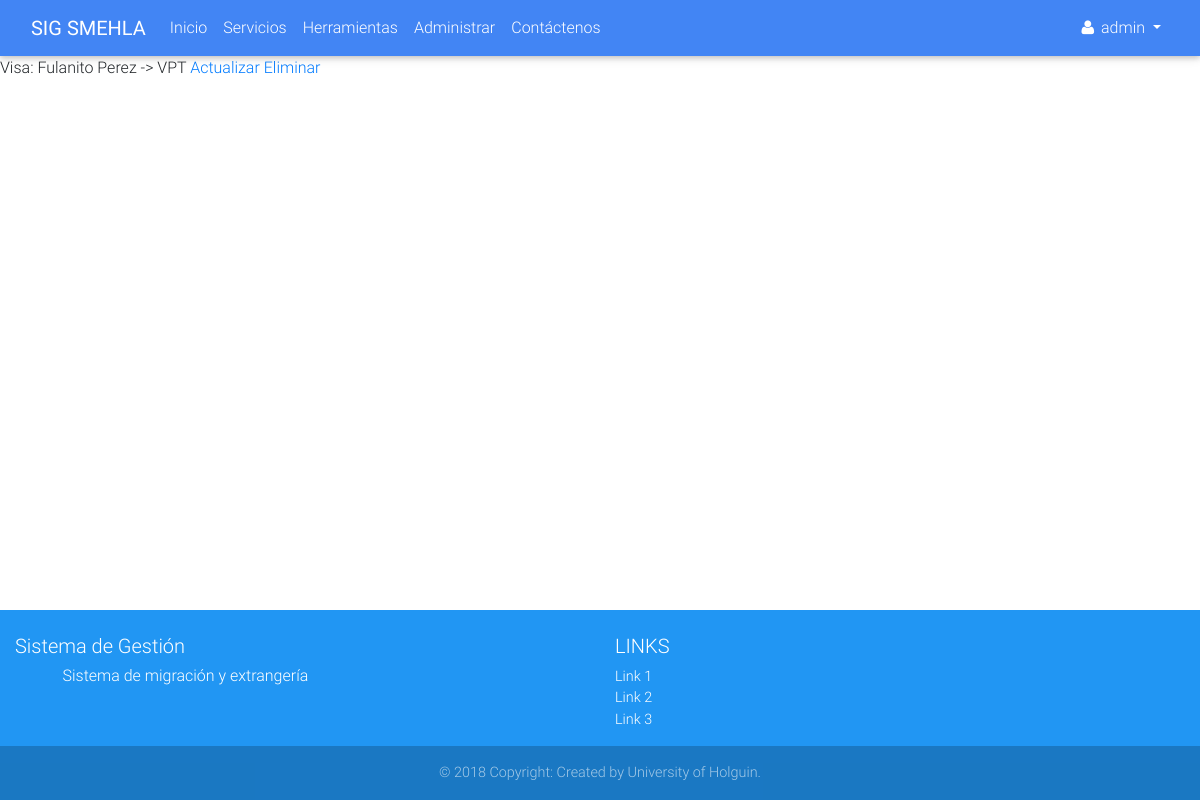
/visa/3/detail/ (signed in), run on the app's committed database.
### accounts/models.py (models this page shows)
class Profile(AbstractUser):
    born_date = models.DateField('Fecha de nacimiento', blank=True, null=True)
    REQUIRED_FIELDS = ['email', 'born_date']
    class Meta:
        verbose_name = 'Perfil'
        verbose_name_plural = 'Perfiles'
    def __str__(self):
        if self.first_name and self.last_name:
            return self.get_full_name()
        else:
            return self.username

### services/models.py (models this page shows, shortened)
class Service(models.Model):
    SERVICE_STATUS = (
        ('1', 'Solicitud'),
        ('2', 'Facturacion'),
        ('3', 'Revision'),
        ('4', 'Autenticar'),
        ('5', 'Entrega'),
    )
    SERVICE_TYPE = {
        'visa': 'Visa',
    }
    client = models.ForeignKey(Client, on_delete=models.CASCADE)
    status = models.CharField('Estado', max_length=1, choices=SERVICE_STATUS)
    service_type = None

class Visa(Service):
    REQUEST_SPECIFICATION = (
        ('VT', 'VT'),
        ('VPT', 'VPT'),
        ('VP', 'VP'),
        ('VE', 'VE'),
        ('VTM', 'VTM'),
        ('VOR', 'VOR'),
        ('VTU', 'VTU'),
        ('VCD', 'Visado de corta duracion'),
    )
    REQUEST_TYPE = (
        ('C', 'Caducidad'),
        ('E', 'Extravio'),
    )
    service_type = Service.SERVICE_TYPE['visa']
    specification = models.CharField('especificacion', max_length=3, choices=REQUEST_SPECIFICATION)
    extension_request_date = models.DateField('Pedido de prorroga')
    request_type = models.CharField('Tipo de solicitud', max_length=1, choices=REQUEST_TYPE)
    passport_no = models.CharField('No. de Pasaporte', max_length=100)
    passport_issuance_date = models.DateField('Fecha de emision de pasaporte')
    passport_expiration_date = models.DateField('Fecha de vencimiento de pasaporte')
    visa_no = models.CharField('No. de Visa', max_length=100)
    visa_issuance_date = models.DateField('Fecha de emision de Visa')
    visa_expiration_date = models.DateField('Fecha de vencimiento de Visa')
    def __str__(self):
        return '{}: {} -> {}'.format(self.service_type, self.client, self.specification)

class Service(models.Model):
    SERVICE_STATUS = (
        ('1', 'Solicitud'),
        ('2', 'Facturacion'),
        ('3', 'Revision'),
        ('4', 'Autenticar'),
        ('5', 'Entrega'),
    )
    SERVICE_TYPE = {
        'visa': 'Visa',
    }
    client = models.ForeignKey(Client, on_delete=models.CASCADE)
    status = models.CharField('Estado', max_length=1, choices=SERVICE_STATUS)
    service_type = None

class Client(models.Model):
    CIVIL_STATUS = (
        ('s', 'Soltero'),
        ('e', 'Comprometido'),
        ('m', 'Casado'),
        ('w', 'Viudo'),
    )
    def upload_file(self, filename):
        ext = filename.split('.')[-1]
        return 'clients/{}.{}'.format(self.ci, ext)
    ci = models.CharField(max_length=13, unique=True)
    first_name = models.CharField(max_length=30)
    last_name = models.CharField(max_length=150)
    born_date = models.DateField()
    civil_status = models.CharField(choices=CIVIL_STATUS, max_length=1)
    naturalness = models.CharField('Naturalidad', max_length=30)
    nationality = models.CharField('Nacionalidad', max_length=30)
    father = models.CharField(max_length=200)
    mother = models.CharField(max_length=200)
    address = models.TextField()
    email = models.EmailField()
    phone = models.PositiveIntegerField('Numero de telefono')
    data_attachment = models.FileField('Ficheros adjuntos', upload_to=upload_file, null=True, blank=True)
    def get_full_name(self):
        full_name = '%s %s' % (self.first_name, self.last_name)
        return full_name.strip()
    def __str__(self):
        return self.get_full_name()

### services/views.py (the view)
# urls.py: path('visa/<int:pk>/detail/', views.VisaDetailView.as_view(), name='visa_detail'),
class VisaDetailView(mixins.LoginRequiredMixin, generic.DetailView):
    model = models.Visa

### services/templates/services/visa_detail.html (shortened to what this page needs)
{% extends 'navbar.html' %}
{% block main %}
    {{ visa }}
    <a href="{% url 'services:visa_update' visa.pk %}">Actualizar</a>
    <a href="{% url 'services:visa_delete' visa.pk %}">Eliminar</a>
{% endblock %}

### accounts/templates/navbar.html (shortened to what this page needs)
{% extends 'base.html' %}
{% load static %}
{% block styles %}
    <link rel="stylesheet" href="{% static 'accounts/css/navbar.css' %}">
{% endblock %}
{% block content %}
    <header>
        <nav class="navbar navbar-expand-lg navbar-dark primary-color">
            <div class="container-fluid">
                <a href="{% url 'services:index' %}" class="navbar-brand">
                    <strong>SIG SMEHLA</strong>
                </a>
                <div class="collapse navbar-collapse" id="navbar">
                    <ul class="navbar-nav mr-auto">
                        <li class="nav-item" id="init">
                            <a href="{% url 'services:index' %}" class="nav-link">Inicio </a>
                        </li>
                        <li class="nav-item" id="services">
                            <a href="{% url 'services:services' %}" class="nav-link">Servicios</a>
                        </li>
                        {% if user.is_authenticated %}
                            <li class="nav-item" id="tools">
                                <a href="{% url 'services:tools' %}" class="nav-link">Herramientas</a>
                            </li>
                        {% endif %}
                        {% if user.is_superuser %}
                            <li class="nav-item" id="dashboard">
                                <a href="{% url 'accounts:dashboard' %}" class="nav-link">Administrar</a>
                            </li>
                        {% endif %}
                        <li class="nav-item">
                            <a href="#" class="nav-link" data-toggle="modal"
                               data-target="#contact">Cont&aacute;ctenos</a>
                        </li>
                    </ul>
                    <div class="form-inline">
                        <ul class="navbar-nav mr-auto">
                            <li class="nav-item">
                                {% if user.is_authenticated %}
                                    <div class="dropdown">
                                        <a href="#" id="test" class="nav-link waves-effect waves-light dropdown-toggle"
                                           data-toggle="dropdown" aria-haspopup="true" aria-expanded="false">
                                            <i class="fa fa-user"></i>
                                            <span class="clearfix d-none d-sm-inline-block">{{ user }}</span>
                                        </a>
                                    </div>
                                {% else %}
                                    <a href="{% url 'accounts:login' %}" class="nav-link">
                                        <i class="fa fa-sign-in"></i>
                                    </a>
                                {% endif %}
                            </li>
                        </ul>
                    </div>
                </div>
            </div>
        </nav>
    </header>
    <main>
        {% block main %}
        {% endblock %}
    </main>
    <footer class="page-footer font-small blue pt-4">
        <div class="container-fluid text-center text-md-left">
            <div class="row">
                <div class="col-md-6 mt-md-0 mt-3">
                    <h5>Sistema de Gestión</h5>
                    <h6 class="offset-1">Sistema de migración y extrangería</h6>
                </div>
                <div class="col-md-3 mb-md-0 mb-3">
                    <h5 class="text-uppercase">Links</h5>
                    <ul class="list-unstyled">
                        <li>
                            <a href="#">Link 1</a>
                        </li>
                        <li>
                            <a href="#">Link 2</a>
                        </li>
                        <li>
                            <a href="#">Link 3</a>
                        </li>
                    </ul>
                </div>
            </div>
        </div>
        <div class="footer-copyright text-center py-3">
            &copy; 2018 Copyright: Created by University of Holguin.
        </div>
    </footer>
{% endblock %}

### accounts/static/accounts/css/navbar.css (style rules this page uses)
body { display: flex; min-height: 100vh; flex-direction: column; }
main { flex: 1 0 auto; }

### data on the page
Profile: first_name+username "admin"
Visa: specification.last_name "Visa: Fulanito Perez -> VPT"
